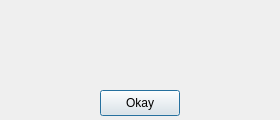
<?xml version="1.0" encoding="UTF-8"?>
<ui version="4.0">
 <class>WinDialog</class>
 <widget class="QDialog" name="WinDialog">
  <property name="geometry">
   <rect>
    <x>0</x>
    <y>0</y>
    <width>280</width>
    <height>120</height>
   </rect>
  </property>
  <property name="windowTitle">
   <string>Dialog</string>
  </property>
  <widget class="QPushButton" name="pushButton">
   <property name="geometry">
    <rect>
     <x>100</x>
     <y>90</y>
     <width>80</width>
     <height>26</height>
    </rect>
   </property>
   <property name="text">
    <string>Okay</string>
   </property>
  </widget>
 </widget>
 <resources/>
 <connections/>
</ui>
